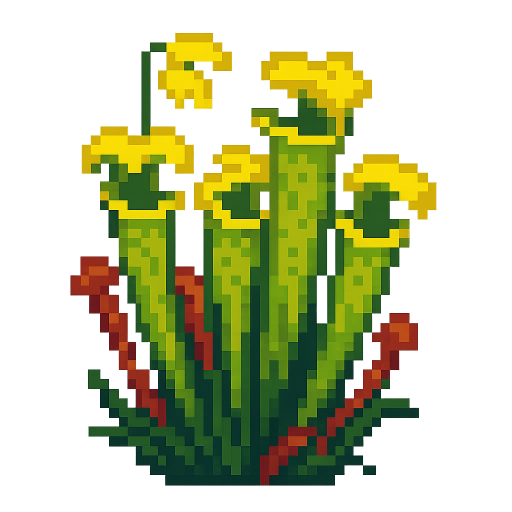
#> input picture scripts/sprite.png, 1024 x 1024 px, found by its file name (shown at 1/2 size)
$ python batch_fix_plants.py
#> lines starting #> are read from the running program, lines starting #| are printed output that depends on the picture; after the words box and inside, x2 and y2 are one past the last pixel; in counts of white or black regions, pixels touching at a corner belong together
### fix_pixel_art.py
#!/usr/bin/env python3
"""
Recover true pixel art from upscaled, messy images.

Pipeline:
  0) Transparency rule:
       - alpha <= 127  → RGB=(0,0,0), alpha := 255
       - alpha >= 128  → keep RGB,  alpha := 255
     Then drop alpha (work in RGB).
  1) Quantize with a diversity-first palette in Lab space (farthest-point sampling,
     optional 1-iter k-medoids refinement). Preserves rare accent colors.
  2) Estimate logical pixel size (sy, sx) by grid-period search on color-change boundaries.
  3) Downscale by (sy, sx) using block-mode (most frequent color) pooling.

Usage:
  python fix_pixel_art.py input.png
  python fix_pixel_art.py input.png --colors 10 --preview 8
  python fix_pixel_art.py input.png --override 24 24 --preview 6
"""

import argparse, math
from PIL import Image
import numpy as np

# Pillow 10+ names, with fallback for older Pillow
try:
    from PIL.Image import Quantize, Resampling, Dither
    MEDIANCUT = Quantize.MEDIANCUT
    NEAREST = Resampling.NEAREST
    DITHER_NONE = Dither.NONE
    DITHER_FS = Dither.FLOYDSTEINBERG
except Exception:
    MEDIANCUT = Image.MEDIANCUT
    NEAREST = Image.NEAREST
    DITHER_NONE = Image.Dither.NONE
    DITHER_FS = Image.Dither.FLOYDSTEINBERG


# ----------------------------- Transparency handling -----------------------------

def flatten_transparency_threshold(img: Image.Image) -> Image.Image:
    """
    Flatten transparency by checking for opaque near-black pixels first:
      - Transparent pixels become black only when no opaque near-black pixels exist.
      - Otherwise transparent pixels become white.
    Then drop alpha and return an RGB image.
    """
    if img.mode in ("RGBA", "LA") or ("transparency" in img.info):
        rgba = img.convert("RGBA")
        arr = np.array(rgba, dtype=np.uint8)
        rgb, a = arr[..., :3], arr[..., 3]
        transparent_mask = a <= 64
        if transparent_mask.any():
            opaque_mask = a > 64
            near_black_threshold = 16
            near_black = np.all(rgb <= near_black_threshold, axis=-1)
            opaque_near_black_exists = bool(np.any(opaque_mask & near_black))
            fill_value = 255 if opaque_near_black_exists else 0
            rgb[transparent_mask] = fill_value
        return Image.fromarray(rgb, mode="RGB")
    else:
        return img.convert("RGB")

# ----------------------------- Color / Lab utilities -----------------------------

def _srgb_to_linear(c):
    a = 0.055
    return np.where(c <= 0.04045, c/12.92, ((c + a)/(1 + a))**2.4)

def _rgb_to_lab(rgb8):  # rgb8: (N,3) uint8 in [0,255]
    # sRGB -> XYZ (D65) -> Lab (D65)
    rgb = rgb8.astype(np.float64) / 255.0
    rgb = _srgb_to_linear(rgb)
    M = np.array([[0.4124564, 0.3575761, 0.1804375],
                  [0.2126729, 0.7151522, 0.0721750],
                  [0.0193339, 0.1191920, 0.9503041]])
    xyz = rgb @ M.T
    # Normalize by white point (D65)
    Xn, Yn, Zn = 0.95047, 1.00000, 1.08883
    x = xyz[:,0]/Xn; y = xyz[:,1]/Yn; z = xyz[:,2]/Zn
    eps = 216/24389; kappa = 24389/27
    fx = np.where(x > eps, np.cbrt(x), (kappa*x + 16)/116)
    fy = np.where(y > eps, np.cbrt(y), (kappa*y + 16)/116)
    fz = np.where(z > eps, np.cbrt(z), (kappa*z + 16)/116)
    L = 116*fy - 16
    a = 500*(fx - fy)
    b = 200*(fy - fz)
    return np.stack([L, a, b], axis=1)

def _deltaE76(lab1, lab2):
    d = lab1 - lab2
    return np.sqrt(np.sum(d*d, axis=-1))


# ----------------------------- Diversity-first posterize -----------------------------

def _sample_uniform_grid(img_np, step=4):
    """Uniform spatial sampling to avoid large regions dominating."""
    h, w, _ = img_np.shape
    ys = np.arange(0, h, step)
    xs = np.arange(0, w, step)
    yy, xx = np.meshgrid(ys, xs, indexing="ij")
    pts = img_np[yy, xx]  # (len(ys), len(xs), 3)
    return pts.reshape(-1, 3)

def _dedup_colors(rgb, round_to=16):
    """Bucket RGB to reduce near-duplicates (round_to ∈ {8,16,32})."""
    q = (rgb // round_to) * round_to + round_to//2
    uq, idx = np.unique(q, axis=0, return_index=True)
    return uq[idx.argsort()]

def _farthest_point_palette(cand_lab, K, seed_idx=None, dist_fn=_deltaE76):
    """Greedy k-center: pick farthest new color each step to maximize coverage."""
    N = cand_lab.shape[0]
    if seed_idx is None:
        chroma = np.sqrt(cand_lab[:,1]**2 + cand_lab[:,2]**2)
        seed_idx = int(np.argmax(chroma))
    chosen = [seed_idx]
    dmin = dist_fn(cand_lab, cand_lab[seed_idx:seed_idx+1]).reshape(N)
    for _ in range(1, K):
        idx = int(np.argmax(dmin))
        chosen.append(idx)
        dmin = np.minimum(dmin, dist_fn(cand_lab, cand_lab[idx:idx+1]).reshape(N))
    return np.array(chosen, dtype=int)

def _kmedoids_one_iter(cand_lab, palette_idx, dist_fn=_deltaE76):
    """One k-medoids update to reduce error without collapsing diversity."""
    palette = cand_lab[palette_idx]
    D = np.stack([dist_fn(cand_lab, p[None,:]) for p in palette], axis=1)  # (N,K)
    assign = np.argmin(D, axis=1)
    new_idx = []
    for k in range(palette.shape[0]):
        members = np.where(assign == k)[0]
        if len(members) == 0:
            new_idx.append(palette_idx[k]); continue
        sub = cand_lab[members]
        SD = np.sum(np.sqrt(((sub[:,None,:]-sub[None,:,:])**2).sum(-1)), axis=1)
        new_idx.append(members[int(np.argmin(SD))])
    return np.array(new_idx, dtype=int)

def posterize_diverse(img_rgb, colors=10, sample_step=4, bucket=16, refine=True, map_chunk=400_000):
    """
    Quantize with a palette chosen for diversity (broad gamut). Returns a 'P' image.
    """
    img_np = np.array(img_rgb, dtype=np.uint8)

    cand_rgb = _sample_uniform_grid(img_np, step=sample_step)
    cand_rgb = _dedup_colors(cand_rgb, round_to=bucket)
    cand_lab = _rgb_to_lab(cand_rgb)

    K = max(2, int(colors))
    pal_idx = _farthest_point_palette(cand_lab, K)
    if refine:
        pal_idx = _kmedoids_one_iter(cand_lab, pal_idx)
    palette_rgb = cand_rgb[pal_idx]  # (K,3)

    H, W, _ = img_np.shape
    flat_rgb = img_np.reshape(-1, 3)
    lab_pal = _rgb_to_lab(palette_rgb)
    out_idx = np.empty((flat_rgb.shape[0],), dtype=np.uint8)

    start = 0
    while start < flat_rgb.shape[0]:
        end = min(start + map_chunk, flat_rgb.shape[0])
        lab_chunk = _rgb_to_lab(flat_rgb[start:end])
        D = np.stack([_deltaE76(lab_chunk, p[None,:]) for p in lab_pal], axis=1)
        out_idx[start:end] = np.argmin(D, axis=1).astype(np.uint8)
        start = end

    paletted = Image.fromarray(out_idx.reshape(H, W), mode="P")
    pal_list = palette_rgb.astype(np.uint8).reshape(-1).tolist()
    paletted.putpalette(pal_list + [0]*(768 - len(pal_list)))  # pad to 256*3
    return paletted


# ----------------------------- Pixel-size estimation & downscale -----------------------------

def _best_period(strength, lo, hi):
    best_s, best_score = None, -1.0
    strength = strength.astype(np.float64)
    strength = (strength - strength.mean()) / (strength.std() + 1e-6)
    n = len(strength)

    for s in range(lo, min(hi, n) + 1):
        best_for_s = -1.0
        for o in range(s):
            vals = strength[o::s]
            if len(vals) <= 1:
                continue
            score = np.mean(np.abs(vals))
            if score > best_for_s:
                best_for_s = score
        score = best_for_s / math.sqrt(s)
        if score > best_score:
            best_score, best_s = score, s
    return best_s or 1

def estimate_grid_step_from_edges(pal_img, smin=2, smax=64):
    arr = np.array(pal_img)  # palette indices
    edges_x = (np.diff(arr, axis=1) != 0).astype(np.uint8)  # H x (W-1)
    edges_y = (np.diff(arr, axis=0) != 0).astype(np.uint8)  # (H-1) x W
    col_strength = edges_x.sum(axis=0)  # length W-1
    row_strength = edges_y.sum(axis=1)  # length H-1
    sx = _best_period(col_strength, smin, smax)
    sy = _best_period(row_strength, smin, smax)
    return sy, sx

def downscale_by_mode(pal_img, sy, sx):
    arr = np.array(pal_img)
    H, W = arr.shape
    H2, W2 = (H // sy) * sy, (W // sx) * sx
    arr = arr[:H2, :W2]

    hb, wb = H2 // sy, W2 // sx
    blocks = arr.reshape(hb, sy, wb, sx).swapaxes(1, 2).reshape(hb * wb, sy * sx)

    out_flat = np.empty(hb * wb, dtype=np.uint8)
    for i in range(blocks.shape[0]):
        bc = np.bincount(blocks[i], minlength=256)
        out_flat[i] = np.argmax(bc)
    out = out_flat.reshape(hb, wb)

    out_img = Image.fromarray(out, mode="P")
    out_img.putpalette(pal_img.getpalette())
    return out_img


# ----------------------------- End-to-end pipeline -----------------------------

def fix_pixel_art(img,
                  colors=10,
                  smin=2, smax=64,
                  sample_step=4, bucket=16, refine=True,
                  override=None):
    """
    Full pipeline with transparency thresholding.
    """
    img_prep = flatten_transparency_threshold(img)
    pal = posterize_diverse(img_prep, colors=colors, sample_step=sample_step,
                            bucket=bucket, refine=refine)
    if override is None:
        sy, sx = estimate_grid_step_from_edges(pal, smin=smin, smax=smax)
        if sx < sy:
            sx = sy
        else:
            sy = sx
    else:
        sy, sx = override

    fixed = downscale_by_mode(pal, sy, sx)
    return pal, (sy, sx), fixed


# ----------------------------- CLI -----------------------------

# [35 lines left out: function main, not called in this run]

# [2 lines that do not run on import are left out]

### batch_fix_plants.py
#!/usr/bin/env python3
"""Batch apply fix_pixel_art to every plants/<name>/sprite.png."""
from pathlib import Path
from typing import Iterable

from PIL import Image

from fix_pixel_art import fix_pixel_art


DEFAULT_PLANTS_DIR = Path(__file__).resolve().parent / "plants"


def iter_sprite_paths(plants_dir: Path) -> Iterable[Path]:
    for child in sorted(plants_dir.iterdir()):
        if not child.is_dir():
            continue
        sprite_path = child / "sprite.png"
        if sprite_path.is_file():
            yield sprite_path
        else:
            print(f"Skipping {child}: no sprite.png found")


def process_directory(plants_dir: Path) -> None:
    if not plants_dir.is_dir():
        raise FileNotFoundError(f"Plants directory not found: {plants_dir}")

    for sprite_path in iter_sprite_paths(plants_dir):
        output_path = sprite_path.with_name("sprite_fixed.png")
        print(f"Processing {sprite_path} -> {output_path}")
        with Image.open(sprite_path) as img:
            _, _, fixed = fix_pixel_art(img)
        fixed.save(output_path)


def main() -> None:
    import argparse

    parser = argparse.ArgumentParser(
        description="Apply fix_pixel_art.py to every sprite.png under plants/ subdirectories."
    )
    parser.add_argument(
        "--plants-dir",
        type=Path,
        default=DEFAULT_PLANTS_DIR,
        help="Folder containing subdirectories with sprite.png files (default: ./plants)",
    )
    args = parser.parse_args()

    process_directory(args.plants_dir)
#> in process_directory, img is the input picture: PIL image 1024x1024 RGBA; mean R, G, B, A 83.1, 85.6, 16.5, 101.1
#> in flatten_transparency_threshold, `rgb, a = arr[..., :3], arr[..., 3]`:
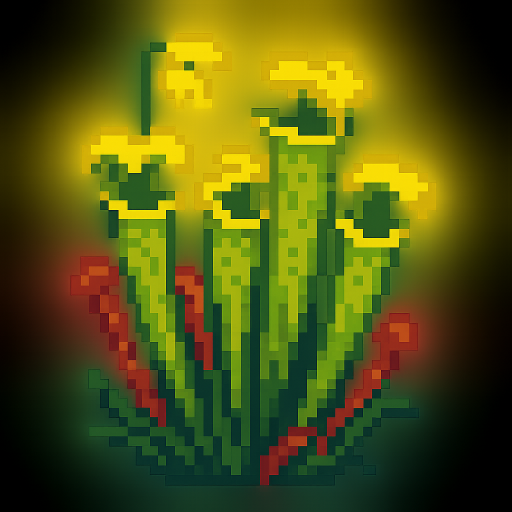
#> rgb: shape (1024, 1024, 3) (shown at 1/2 size); mean R, G, B 83.1, 85.6, 16.5
#> in flatten_transparency_threshold, `rgb, a = arr[..., :3], arr[..., 3]`:
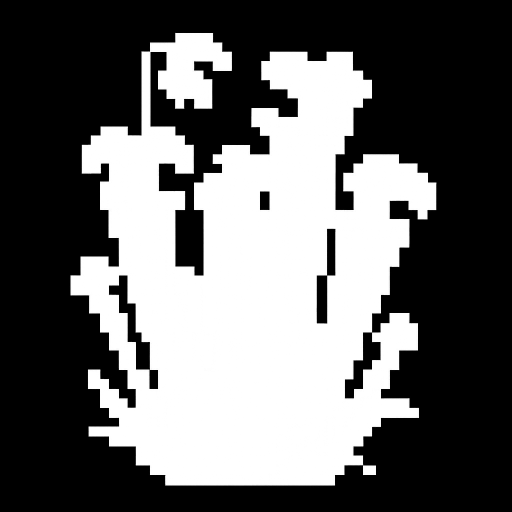
#> a: shape (1024, 1024) (shown at 1/2 size); min 0, max 255, mean 101.1
#> in flatten_transparency_threshold, `transparent_mask = a <= 64`:
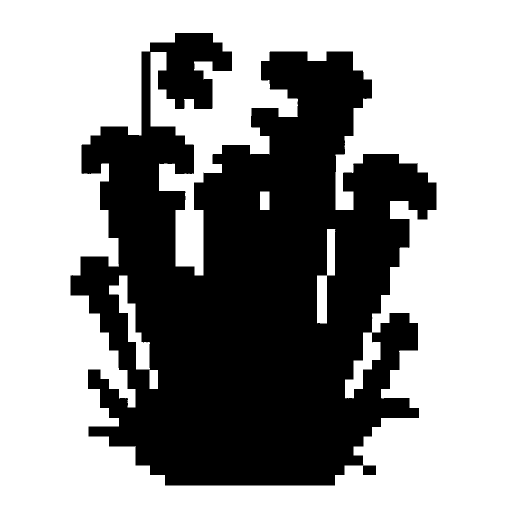
#> transparent_mask: shape (1024, 1024) bool (shown at 1/2 size); 60.2% white; 1 black region, box (x1, y1, x2, y2) and area: (141, 66, 873, 971) 417458
#> in flatten_transparency_threshold, `near_black = np.all(rgb <= near_black_threshold, axis=-1)`:
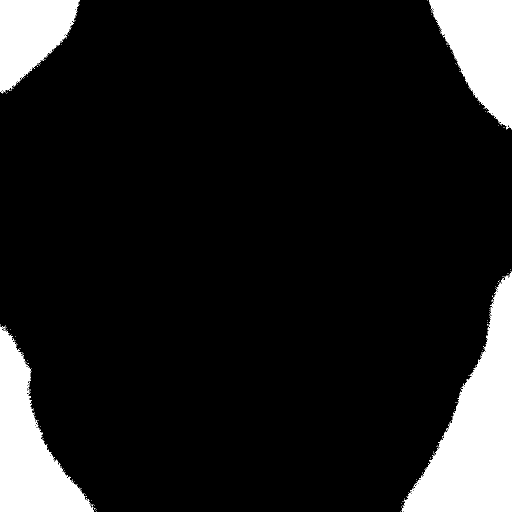
#> near_black: shape (1024, 1024) bool (shown at 1/2 size); 12% white; 278 white regions (274 under 20 px), largest, box (x1, y1, x2, y2) and area: (804, 543, 1024, 1024) 49287, (0, 653, 188, 1024) 31382, (858, 0, 1024, 259) 26125, (0, 0, 159, 186) 18716
#> in flatten_transparency_threshold, `opaque_near_black_exists = bool(np.any(opaque_mask & near_black))`: opaque_near_black_exists = False
#> in flatten_transparency_threshold, `fill_value = 255 if opaque_near_black_exists else 0`: fill_value = 0
#> in _sample_uniform_grid, `pts = img_np[yy, xx]`:
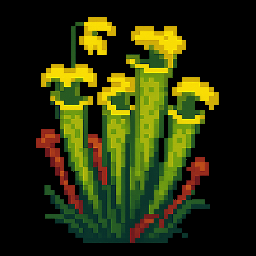
#> pts: shape (256, 256, 3); mean R, G, B 42.5, 47.3, 9.8
#> in _dedup_colors, `uq, idx = np.unique(q, axis=0, return_index=True)`: uq = 170 rows, first 8: [8, 8, 8], [8, 8, 24], [8, 8, 40], [8, 8, 56], [8, 24, 24], [8, 24, 40], [8, 24, 56], [8, 40, 24]; idx = 170 values, max 58498 at index 115, min 0 at index 0, mean 28041.3
#> in posterize_diverse, `cand_rgb = _dedup_colors(cand_rgb, round_to=bucket)`: cand_rgb = 170 rows, first 8: [8, 8, 8], [216, 168, 8], [216, 184, 8], [200, 168, 8], [24, 72, 24], [40, 104, 40], [56, 104, 24], [56, 104, 40]
#> in _rgb_to_lab, `rgb = rgb8.astype(np.float64) / 255.0`: rgb = 170 rows, first 8: [0.0314, 0.0314, 0.0314], [0.847, 0.659, 0.0314], [0.847, 0.722, 0.0314], [0.784, 0.659, 0.0314], [0.0941, 0.282, 0.0941], [0.157, 0.408, 0.157], [0.22, 0.408, 0.0941], [0.22, 0.408, 0.157]
#> in _rgb_to_lab, `rgb = _srgb_to_linear(rgb)`: rgb = 170 rows, first 8: [0.00243, 0.00243, 0.00243], [0.687, 0.392, 0.00243], [0.687, 0.479, 0.00243], [0.578, 0.392, 0.00243], [0.00913, 0.0648, 0.00913], [0.0212, 0.138, 0.0212], [0.0395, 0.138, 0.00913], [0.0395, 0.138, 0.0212]
#> in _rgb_to_lab, `xyz = rgb @ M.T`: xyz = 170 rows, first 8: [0.00231, 0.00243, 0.00264], [0.424, 0.426, 0.0623], [0.455, 0.489, 0.0727], [0.379, 0.403, 0.0601], [0.0286, 0.0489, 0.0166], [0.0621, 0.105, 0.0371], [0.0675, 0.108, 0.0259], [0.0696, 0.109, 0.0374]
#> in _rgb_to_lab, `x = xyz[:, 0] / Xn`: x = 170 values, max 0.761 at index 29, min 0.00243 at index 0, mean 0.199
#> in _rgb_to_lab, `y = xyz[:, 1] / Yn`: y = 170 values, max 0.871 at index 29, min 0.00243 at index 0, mean 0.209
#> in _rgb_to_lab, `z = xyz[:, 2] / Zn`: z = 170 values, max 0.122 at index 29, min 0.00243 at index 0, mean 0.0379
#> in _rgb_to_lab, `fx = np.where(x > eps, np.cbrt(x), (kappa*x + 16)/116)`: fx = 170 values, max 0.913 at index 29, min 0.157 at index 0, mean 0.53
#> in _rgb_to_lab, `fy = np.where(y > eps, np.cbrt(y), (kappa*y + 16)/116)`: fy = 170 values, max 0.955 at index 29, min 0.157 at index 0, mean 0.533
#> in _rgb_to_lab, `fz = np.where(z > eps, np.cbrt(z), (kappa*z + 16)/116)`: fz = 170 values, max 0.495 at index 29, min 0.157 at index 0, mean 0.323
#> in _rgb_to_lab, `L = 116*fy - 16`: L = 170 values, max 94.79 at index 29, min 2.19 at index 0, mean 45.83
#> in _rgb_to_lab, `a = 500*(fx - fy)`: a = 170 values, max 68.33 at index 140, min -51.83 at index 165, mean -1.62
#> in _rgb_to_lab, `b = 200*(fy - fz)`: b = 170 values, max 91.94 at index 29, min -29.77 at index 82, mean 41.97
#> in posterize_diverse, `cand_lab = _rgb_to_lab(cand_rgb)`: cand_lab = 170 rows, first 8: [2.19, -9.45e-07, 3.78e-07], [71.3, 5.66, 73.47], [75.39, -2.77, 76.42], [69.69, -1.42, 71.56], [26.43, -27.4, 23.59], [38.73, -34.56, 29.54], [39.25, -31.15, 37.71], [39.4, -29.58, 30.49]
#> in _farthest_point_palette, `chroma = np.sqrt(cand_lab[:,1]**2 + cand_lab[:,2]**2)`: chroma = 170 values, max 94.32 at index 29, min 1.02e-06 at index 0, mean 54.88
#> in _farthest_point_palette, `seed_idx = int(np.argmax(chroma))`: seed_idx = 29
#> in _farthest_point_palette, `chosen = [seed_idx]`: chosen = [29]
#> in _deltaE76, `d = lab1 - lab2`: d = 170 rows, first 8: [-92.59, 21.04, -91.94], [-23.49, 26.7, -18.47], [-19.4, 18.28, -15.52], [-25.1, 19.62, -20.37], [-68.35, -6.36, -68.35], [-56.05, -13.51, -62.4], [-55.53, -10.1, -54.23], [-55.38, -8.53, -61.45]
#> in _farthest_point_palette, `dmin = dist_fn(cand_lab, cand_lab[seed_idx:seed_idx+1]).reshape(N)`: dmin = 170 values, max 156.2 at index 82, min 0 at index 29, mean 78.74
#> the loop in _farthest_point_palette, `for _ in range(1, K):` made 9 passes
#> idx on passes 1 to 9: 82, 140, 126, 155, 75, 61, 154, 147, 19
#> after the loop in _farthest_point_palette, `for _ in range(1, K):`: chosen = [29, 82, 140, 126, 155, 75, 61, 154, 147, 19]; dmin = 170 values, max 28.27 at index 40, min 0 at index 19, mean 15.17
#> in posterize_diverse, `pal_idx = _farthest_point_palette(cand_lab, K)`: pal_idx = [29, 82, 140, 126, 155, 75, 61, 154, 147, 19]
#> in _kmedoids_one_iter, `palette = cand_lab[palette_idx]`: palette = [[94.79, -21.04, 91.94], [4.61, 16.95, -29.77], [46.07, 68.33, 51.7], [38.03, -40.28, 28.54], [29.22, 19.59, 19.25], [59.72, 8.72, 63.57], [63.36, -36.02, 63.97], [20.69, -15.07, -4.49], [42.81, 36.99, 45.33], [47.55, -19.04, 46.75]]
#> in _kmedoids_one_iter, `assign = np.argmin(D, axis=1)`: assign = 170 values, max 9 at index 19, min 0 at index 9, mean 5.25
#> the loop in _kmedoids_one_iter, `for k in range(palette.shape[0]):` made 10 passes
#> members on passes 1, 3, 6, 10: [9, 10, 17, 18, 29, 38, 40, 65, 85, 91], [135, 136, 139, 140, 145, 156, 162, 166, 169], [1, 2, 3, 15, 26, 28, 30, 32, 33, 43, 53, 75, 76, 125], [19, 20, 21, 22, 24, 25, 34, 35, 36, 55, 62, 73]
#> (members, SD) on pass 2: ([51, 79, 80, 82], [35.56, 32.26, 54.53, 51.51])
#> after the loop in _kmedoids_one_iter, `for k in range(palette.shape[0]):`: new_idx = [17, 79, 135, 39, 128, 3, 46, 52, 114, 24]
#> in posterize_diverse, `palette_rgb = cand_rgb[pal_idx]`: palette_rgb = [[232, 216, 8], [8, 8, 40], [200, 40, 24], [40, 88, 24], [88, 24, 24], [200, 168, 8], [136, 168, 8], [24, 56, 40], [168, 56, 24], [88, 120, 24]]
#> in posterize_diverse, `lab_pal = _rgb_to_lab(palette_rgb)`: lab_pal = [[85.14, -12.15, 84.22], [3.42, 8.61, -19.73], [44.04, 60.47, 48.74], [32.91, -29.55, 30.93], [19.2, 29.37, 16.61], [69.69, -1.42, 71.56], [64.37, -29.51, 65.2], [20.73, -16.41, 6.45], [39.95, 44.52, 42.86], [46.41, -26.04, 45.28]]
#> in posterize_diverse, `paletted = Image.fromarray(out_idx.reshape(H, W), mode="P")`: paletted: PIL image 1024x1024 P; every value is 0
#> in posterize_diverse, `pal_list = palette_rgb.astype(np.uint8).reshape(-1).tolist()`: pal_list = 30 values, max 232 at index 0, min 8 at index 2, mean 78.4
#> in estimate_grid_step_from_edges, `edges_x = (np.diff(arr, axis=1) != 0).astype(np.uint8)`: edges_x: shape (1024, 1023); values 0 (black) and 1 (white), 3.3% white in thin lines or dots, all inside (x1, y1, x2, y2) = (140, 66, 873, 971)
#> in estimate_grid_step_from_edges, `edges_y = (np.diff(arr, axis=0) != 0).astype(np.uint8)`:
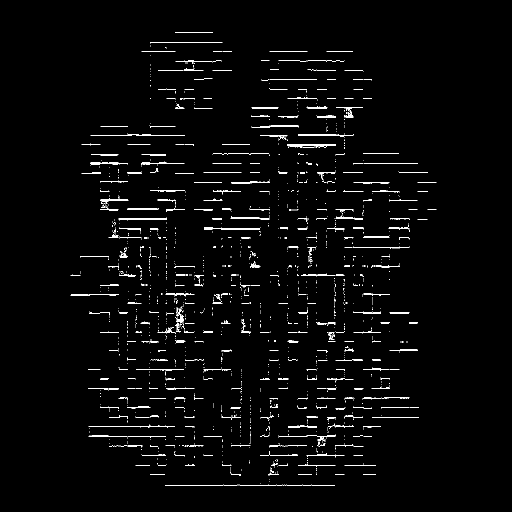
#> edges_y: shape (1023, 1024) (shown at 1/2 size); values 0 (black) and 1 (white), 2.1% white in thin lines or dots, all inside (x1, y1, x2, y2) = (141, 65, 873, 971)
#> in estimate_grid_step_from_edges, `col_strength = edges_x.sum(axis=0)`: col_strength = 1023 values, max 643 at index 653, min 0 at index 0, mean 33.88
#> in estimate_grid_step_from_edges, `row_strength = edges_y.sum(axis=1)`: row_strength = 1023 values, max 349 at index 872, min 0 at index 0, mean 21.68
#> in _best_period, `strength = strength.astype(np.float64)`: strength has the same summary as col_strength in estimate_grid_step_from_edges
#> in _best_period, `strength = (strength - strength.mean()) / (strength.std() + 1e-6)`: strength = 1023 values, max 6.53 at index 653, min -0.363 at index 0, mean 0
#> in _best_period, `n = len(strength)`: n = 1023
#> after the loop in _best_period, `for s in range(lo, min(hi, n) + 1):`: best_s = 2; best_score = 0.396
#> in estimate_grid_step_from_edges, `sx = _best_period(col_strength, smin, smax)`: sx = 2
#> in downscale_by_mode, `H2, W2 = (H // sy) * sy, (W // sx) * sx`: H2 = 1024
#> in downscale_by_mode, `hb, wb = H2 // sy, W2 // sx`: hb = 512
#> in downscale_by_mode, `out_img = Image.fromarray(out, mode="P")`: out_img: PIL image 512x512 P; every value is 0
#> in downscale_by_mode, `out_img.putpalette(pal_img.getpalette())`:
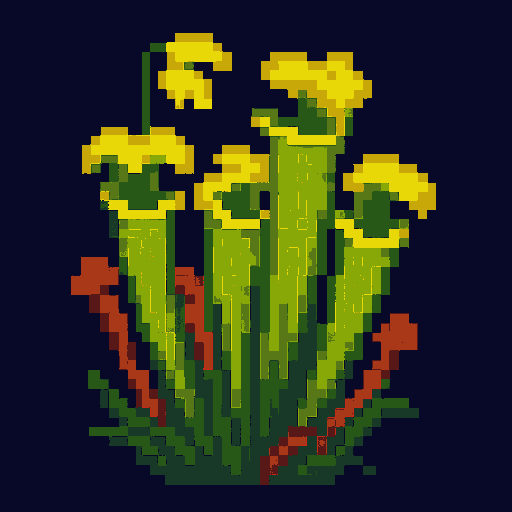
#> out_img: PIL image 512x512 P; mean R, G, B 47.7, 51.6, 32.2


if __name__ == "__main__":
    main()
